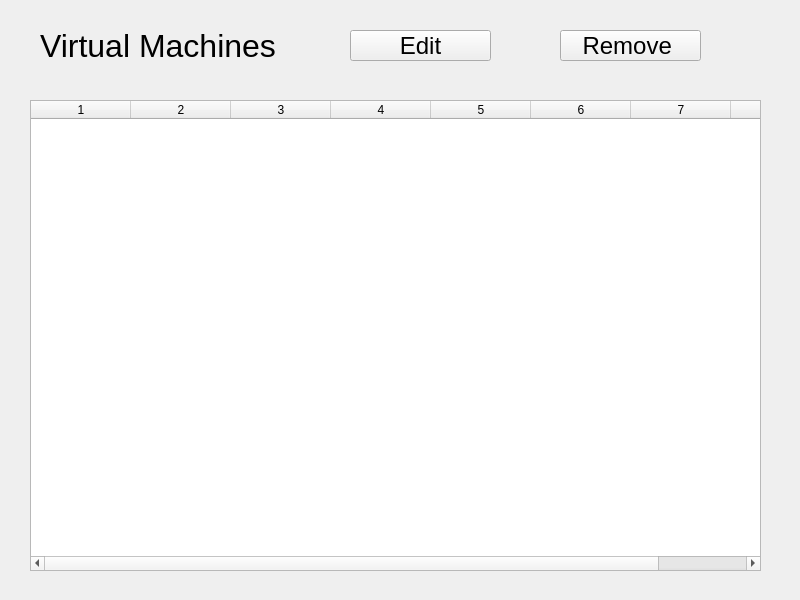
<?xml version="1.0" encoding="UTF-8"?>
<ui version="4.0">
 <class>vmData</class>
 <widget class="QWidget" name="vmData">
  <property name="geometry">
   <rect>
    <x>0</x>
    <y>0</y>
    <width>800</width>
    <height>600</height>
   </rect>
  </property>
  <property name="windowTitle">
   <string>Virtual Machines</string>
  </property>
  <widget class="QLabel" name="itemName">
   <property name="geometry">
    <rect>
     <x>40</x>
     <y>30</y>
     <width>251</width>
     <height>31</height>
    </rect>
   </property>
   <property name="font">
    <font>
     <pointsize>24</pointsize>
    </font>
   </property>
   <property name="text">
    <string>Virtual Machines</string>
   </property>
  </widget>
  <widget class="QPushButton" name="editButton">
   <property name="geometry">
    <rect>
     <x>350</x>
     <y>30</y>
     <width>141</width>
     <height>31</height>
    </rect>
   </property>
   <property name="font">
    <font>
     <pointsize>18</pointsize>
    </font>
   </property>
   <property name="text">
    <string>Edit</string>
   </property>
  </widget>
  <widget class="QPushButton" name="removeButton">
   <property name="geometry">
    <rect>
     <x>560</x>
     <y>30</y>
     <width>141</width>
     <height>31</height>
    </rect>
   </property>
   <property name="font">
    <font>
     <pointsize>18</pointsize>
    </font>
   </property>
   <property name="text">
    <string>Remove </string>
   </property>
  </widget>
  <widget class="QTableWidget" name="dataTable">
   <property name="geometry">
    <rect>
     <x>30</x>
     <y>100</y>
     <width>731</width>
     <height>471</height>
    </rect>
   </property>
   <property name="rowCount">
    <number>0</number>
   </property>
   <property name="columnCount">
    <number>8</number>
   </property>
   <column/>
   <column/>
   <column/>
   <column/>
   <column/>
   <column/>
   <column/>
   <column/>
  </widget>
 </widget>
 <resources/>
 <connections/>
</ui>
